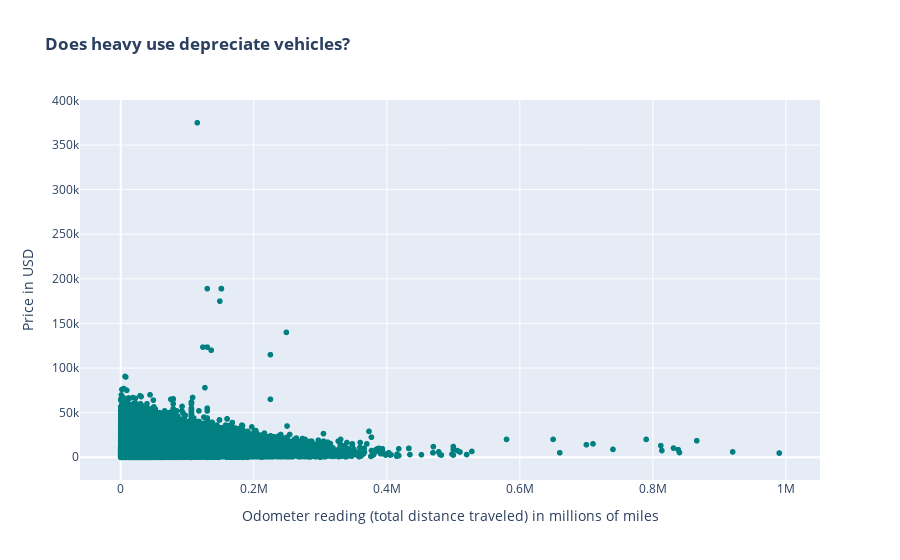

Here is the notebook cell this chart was saved with:
### Markdown cell above
### How does distance traveled affects price?

### Code cell
scatter_price_vs_odometer = px.scatter(data, x='odometer', y='price',
                                       labels={'odometer':'Odometer reading (total distance traveled) in millions of miles',
                                               'price':'Price in USD'},
                                       title='<b>Does heavy use depreciate vehicles?</b>')
scatter_price_vs_odometer.update_traces(marker_color='teal')
scatter_price_vs_odometer.show()

### Figure 1 — Plotly figure (JSON) as saved in the notebook; plotly's stock layout.template omitted (floating-point values rounded to 4 significant figures; data arrays with more than 128 entries replaced by an {"elided": "..."} marker saying what was removed)
{"data": [{"hovertemplate": "Odometer reading (total distance traveled) in millions of miles=%{x}<br>Price in USD=%{y}<extra></extra>", "legendgroup": "", "marker": {"color": "teal", "symbol": "circle"}, "mode": "markers", "name": "", "showlegend": false, "type": "scattergl", "x": {"elided": "43009 float values"}, "xaxis": "x", "y": {"elided": "43009 float values"}, "yaxis": "y"}], "layout": {"legend": {"tracegroupgap": 0}, "title": {"text": "<b>Does heavy use depreciate vehicles?</b>"}, "xaxis": {"anchor": "y", "domain": [0, 1], "title": {"text": "Odometer reading (total distance traveled) in millions of miles"}}, "yaxis": {"anchor": "x", "domain": [0, 1], "title": {"text": "Price in USD"}}}}
